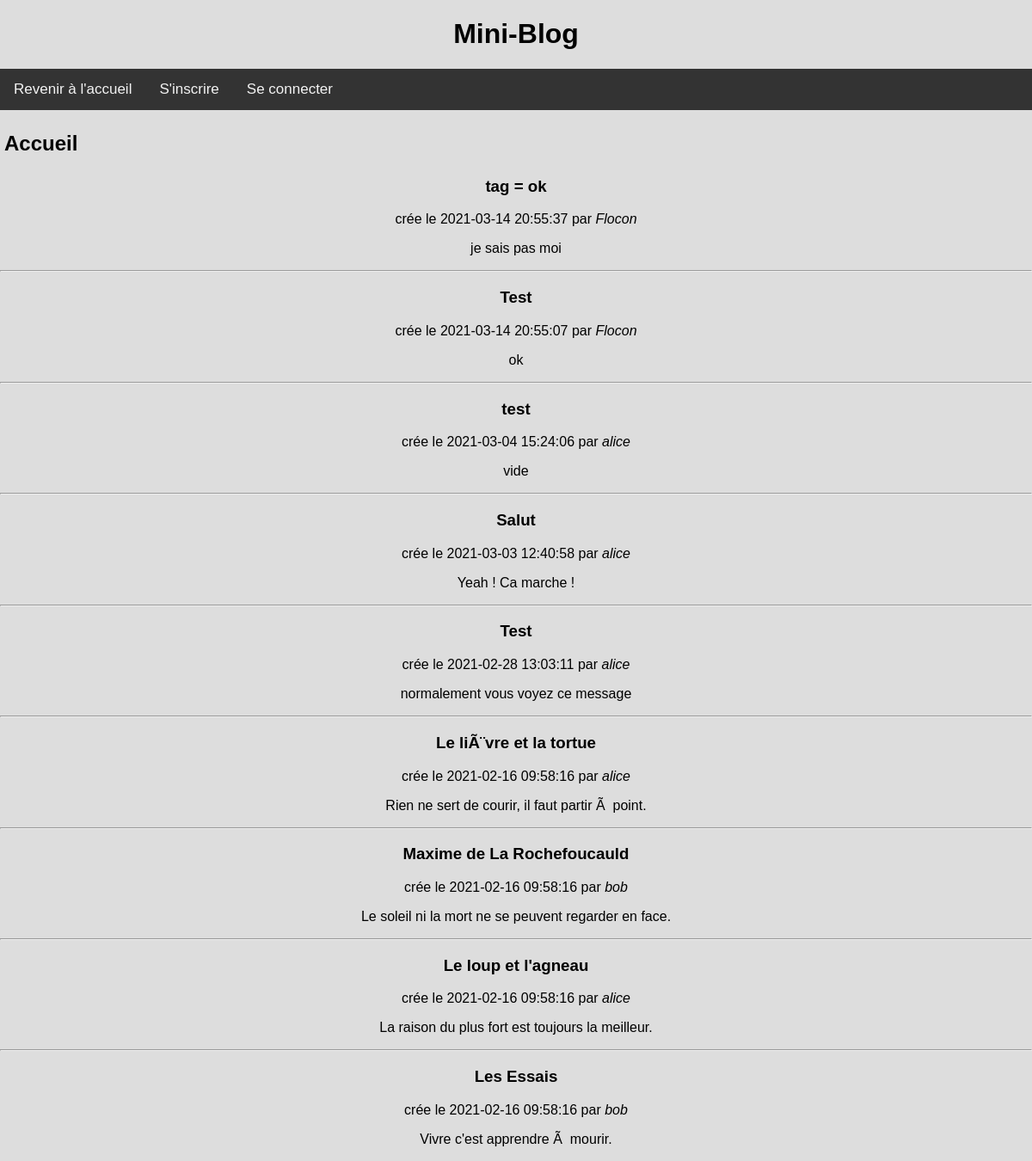
The page / on the database its author committed.
### tables this page shows
CREATE TABLE articles ( -- post
  id        INTEGER     PRIMARY KEY AUTOINCREMENT,
  auteur_id INTEGER     NOT NULL REFERENCES membres (id),
  cree_le   TIMESTAMP   NOT NULL DEFAULT CURRENT_TIMESTAMP,
  titre     VARCHAR(50) NOT NULL,
  contenu   TEXT        NOT NULL
);

CREATE TABLE membres ( -- user
  id    INTEGER         PRIMARY KEY AUTOINCREMENT,
  login VARCHAR(20)     UNIQUE NOT NULL,
  mdp   VARCHAR(100)    NOT NULL
);

### app.py (the view)
@app.route('/', methods=["GET", "POST"])
def accueil():
    return render_template('accueil.html', articles=db.recuperer_articles())

### outils/data_base.py (called while the page is built)
    def recuperer_articles(self):  # renvoie une liste de tuples
        self.conn = sql.connect(self.dir)
        with self.conn as c:
            curs = c.execute(
                """SELECT articles.id AS id_article, login, cree_le, titre, contenu
                    FROM membres JOIN articles
                    ON membres.id = articles.auteur_id
                    ORDER BY articles.cree_le DESC
                """
            )
            return curs.fetchall()

### templates/accueil.html (shortened to what this page needs)
{% extends 'base.html' %}
{% block entete %}
<link href="static/accueil.css" rel="stylesheet">
  <h1 style="padding:5px">
    {% block titre %}Accueil{% endblock %}
  </h1>
{% endblock %}
{% block contenu %}
    {% for article_id, login, cree_le, titre, contenu in articles %}
        <center><article>
          <head>
            <h1>{{ titre }}</h1>
            <aside>
              crée le {{ cree_le }} par <em>{{ login }}</em>
            </aside>
          </head>
          <p class="contenu">{{ contenu }}</p>
          {% if not loop.last %}
          <hr/>
          {% endif %}
        </article></center>
    {% endfor %}
{% endblock %}

### templates/base.html (shortened to what this page needs)
<!doctype html>
<html>
  <head>
    {% include 'head.html' %}
  </head>
  <body style="background-color:#ddd">
    <section>
      <header>
        {% block entete %}{% endblock %}
      </header>
        {% block contenu %}{% endblock %}
    </section>
  </body>
</html>

### templates/head.html
<link href="static/head.css" rel="stylesheet">
<h1>
  <center>Mini-Blog</center>
</h1>
  {% if 'login' in session %}
    <div class="cleannav">
      <a>{{ session['login'] }}</a>
      <a href="{{ url_for('accueil') }}">Revenir à l'accueil</a>
      <a href="{{ url_for('logout') }}">Se déconnecter</a>
      <a href="{{ url_for('suppr_compte') }}">Supprimer compte</a>
    </div>
  {% else %}
    <div class="cleannav">
      <a href="{{ url_for('accueil') }}">Revenir à l'accueil</a>
      <a href="{{ url_for('inscrire') }}">S'inscrire</a>
      <a href="{{ url_for('login') }}">Se connecter</a>
    </div>
  {% endif %}

### static/head.css (style rules this page uses)
body { margin: 0; padding: 0; font-family: Arial, Helvetica, sans-serif; background-color: #333 }
.cleannav { overflow: hidden; background-color: #333; }
.cleannav a { float: left; color: #f2f2f2; text-align: center; padding: 14px 16px; text-decoration: none; font-size: 17px; }

### static/accueil.css (style rules this page uses)
body { margin: 0; padding: 0; font-family: Arial, Helvetica, sans-serif; background-color: #333; }

### rows shown on the page
articles: titre "tag = ok", cree_le "2021-03-14 20:55:37", login "Flocon", contenu "je sais pas moi"
articles: titre "Test", cree_le "2021-03-14 20:55:07", login "Flocon", contenu "ok"
articles: titre "test", cree_le "2021-03-04 15:24:06", login "alice", contenu "vide"
articles: titre "Salut", cree_le "2021-03-03 12:40:58", login "alice", contenu "Yeah ! Ca marche !"
articles: titre "Test", cree_le "2021-02-28 13:03:11", login "alice", contenu "normalement vous voyez ce message"
articles: titre "Le liÃ¨vre et la tortue", cree_le "2021-02-16 09:58:16", login "alice", contenu "Rien ne sert de courir, il faut partir Ã point."
articles: titre "Maxime de La Rochefoucauld", cree_le "2021-02-16 09:58:16", login "bob", contenu "Le soleil ni la mort ne se peuvent regarder en face."
articles: titre "Le loup et l'agneau", cree_le "2021-02-16 09:58:16", login "alice", contenu "La raison du plus fort est toujours la meilleur."
articles: titre "Les Essais", cree_le "2021-02-16 09:58:16", login "bob", contenu "Vivre c'est apprendre Ã mourir."
